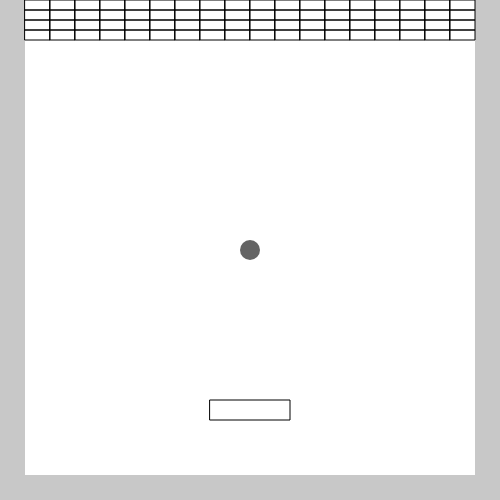
Frame 1 (no input)
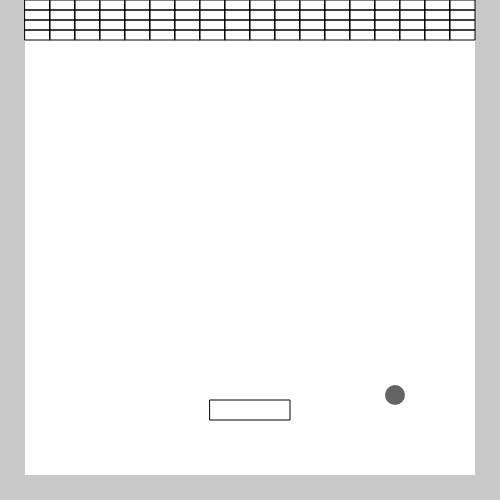
Frame 60 (no input)
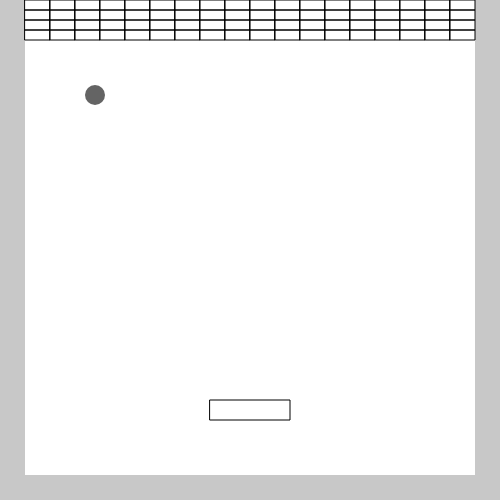
Frame 120 (the mouse pressed at the canvas centre since frame 60)

The p5.js sketch that drew these frames (run headless with seeded random() and noise() and a simulated clock; from frame 60 on, the mouse is pressed at the canvas centre):

// p5.js sketch
// ── sketch.js
const CANVAS_WIDTH = 500;
const CANVAS_HEIGHT = 500;

const WALL_THICKNESS = 25;
const BRICK_WIDTH = 25;
const BRICK_HEIGHT = 10;

const BALL_RADIUS = 20;
const BALL_INIT_SPEED_X = 5;
const BALL_INIT_SPEED_Y = 5;

const PADDLE_WIDTH = 80;
const PADDLE_HEIGHT = 20; 
const PADDLE_INIT_Y = 400; 
const PADDLE_SPEED = 10;

const ROW_COUNT = 4;
const COL_COUNT = 18;


let ballX, ballY;
let ballVelocityX, ballVelocityY;

let paddleX, paddleVelocityX;

let bricks = []; // 二维数组（boolean）或其他结构
let gameWon = false;


function setup() {
  createCanvas(CANVAS_WIDTH, CANVAS_HEIGHT);
  initGame();
}

function draw() {
  background(255);

  if (gameWon) {
    drawWinScreen();
    return;
  }

  drawWalls();
  drawBricks();
  drawPaddle();
  drawBall();

  updateBallPosition();
  updatePaddlePosition();

  checkVictory();
}


function initGame() {
  // 初始化球位置、速度
  ballX = CANVAS_WIDTH / 2;
  ballY = CANVAS_HEIGHT / 2;
  ballVelocityX = BALL_INIT_SPEED_X;
  ballVelocityY = BALL_INIT_SPEED_Y;

  paddleX = (CANVAS_WIDTH - PADDLE_WIDTH) / 2;
  paddleVelocityX = 0;

  bricks = [];
  for (let i = 0; i < ROW_COUNT; i++) {
    bricks[i] = [];
    for (let j = 0; j < COL_COUNT; j++) {
      bricks[i][j] = true;
    }
  }

  gameWon = false;
}

function drawWalls() {
  noStroke();
  fill(200);

  rect(0, 0, WALL_THICKNESS, CANVAS_HEIGHT);
  rect(CANVAS_WIDTH - WALL_THICKNESS, 0, WALL_THICKNESS, CANVAS_HEIGHT);

  rect(0, CANVAS_HEIGHT - WALL_THICKNESS, CANVAS_WIDTH, WALL_THICKNESS);
}

function drawBricks() {
  stroke(0);
  noFill();
  for (let i = 0; i < ROW_COUNT; i++) {
    for (let j = 0; j < COL_COUNT; j++) {
      if (bricks[i][j]) {
        let brickX = WALL_THICKNESS + j * BRICK_WIDTH;
        let brickY = i * BRICK_HEIGHT;
        rect(brickX, brickY, BRICK_WIDTH, BRICK_HEIGHT);

        if (checkBrickCollision(brickX, brickY, BRICK_WIDTH, BRICK_HEIGHT)) {
          bricks[i][j] = false;
          ballVelocityY = -ballVelocityY; 
        }
      }
    }
  }
}

function drawPaddle() {
  stroke(0);
  noFill();
  rect(paddleX, PADDLE_INIT_Y, PADDLE_WIDTH, PADDLE_HEIGHT);

  if (
    ballX > paddleX - BALL_RADIUS &&
    ballX < paddleX + PADDLE_WIDTH + BALL_RADIUS &&
    ballY + BALL_RADIUS > PADDLE_INIT_Y && 
    ballY - BALL_RADIUS < PADDLE_INIT_Y + PADDLE_HEIGHT
  ) {
    ballVelocityY = -ballVelocityY;
  }
}

function drawBall() {
  noStroke();
  fill(100);
  ellipse(ballX, ballY, BALL_RADIUS);
}


function checkBrickCollision(brickX, brickY, w, h) {
  let ballLeft   = ballX - BALL_RADIUS / 2;
  let ballRight  = ballX + BALL_RADIUS / 2;
  let ballTop    = ballY - BALL_RADIUS / 2;
  let ballBottom = ballY + BALL_RADIUS / 2;

  let brickLeft   = brickX;
  let brickRight  = brickX + w;
  let brickTop    = brickY;
  let brickBottom = brickY + h;


  return (
    ballRight  > brickLeft &&
    ballLeft   < brickRight &&
    ballBottom > brickTop &&
    ballTop    < brickBottom
  );
}

function updateBallPosition() {
  ballX += ballVelocityX;
  ballY += ballVelocityY;


  if (ballX < WALL_THICKNESS + BALL_RADIUS / 2) {
    ballVelocityX = -ballVelocityX;
  } else if (ballX > CANVAS_WIDTH - WALL_THICKNESS - BALL_RADIUS / 2) {
    ballVelocityX = -ballVelocityX;
  }

  if (ballY < BALL_RADIUS / 2) {
    ballVelocityY = -ballVelocityY;
  }

  if (ballY > CANVAS_HEIGHT - WALL_THICKNESS - BALL_RADIUS / 2) {
    ballVelocityY = -ballVelocityY;
  }
}

function updatePaddlePosition() {
  paddleX += paddleVelocityX;

  if (paddleX < WALL_THICKNESS) {
    paddleX = WALL_THICKNESS;
  }
  if (paddleX > CANVAS_WIDTH - WALL_THICKNESS - PADDLE_WIDTH) {
    paddleX = CANVAS_WIDTH - WALL_THICKNESS - PADDLE_WIDTH;
  }
}

function checkVictory() {
  for (let i = 0; i < ROW_COUNT; i++) {
    for (let j = 0; j < COL_COUNT; j++) {
      if (bricks[i][j]) {
        return;
      }
    }
  }
  gameWon = true;
}

function drawWinScreen() {
  background("green");
  fill(255);
  textSize(32);
  let msg = "You won!";
  let txtWidth = textWidth(msg);
  text(msg, (CANVAS_WIDTH - txtWidth) / 2, CANVAS_HEIGHT / 2);
}

function keyPressed() {
  if (keyCode === LEFT_ARROW) {
    paddleVelocityX = -PADDLE_SPEED;
  } else if (keyCode === RIGHT_ARROW) {
    paddleVelocityX = PADDLE_SPEED;
  }
}

function keyReleased() {
  if (keyCode === LEFT_ARROW || keyCode === RIGHT_ARROW) {
    paddleVelocityX = 0;
  }
}
